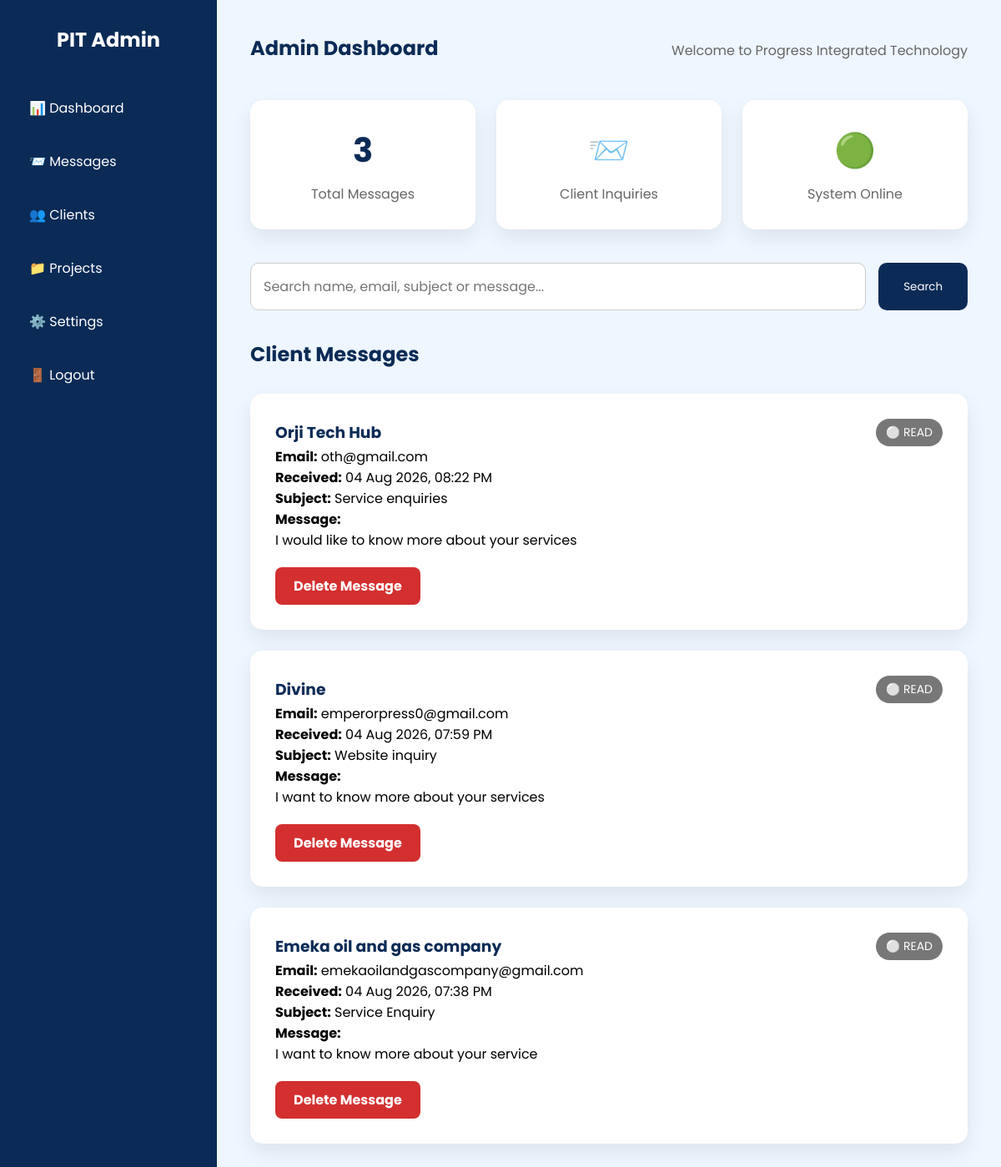
/admin (signed in), run on the app's committed database.
### tables this page shows
CREATE TABLE messages(

        id INTEGER PRIMARY KEY AUTOINCREMENT,

        name TEXT,

        email TEXT,

        subject TEXT,

        message TEXT,

        created_at TEXT

    , status TEXT DEFAULT 'new');

### app.py (the view)
@app.route("/admin")
def admin():
    if "admin" not in session:
        return redirect(url_for("admin_login"))
    search = request.args.get("search","")
    conn = sqlite3.connect("messages.db")
    cursor = conn.cursor()
    if search:
        cursor.execute("""
        SELECT * FROM messages

        WHERE name LIKE ?

        OR email LIKE ?

        OR subject LIKE ?

        OR message LIKE ?

        ORDER BY id DESC

        """,
        (
            f"%{search}%",
            f"%{search}%",
            f"%{search}%",
            f"%{search}%"
        ))
    else:
        cursor.execute("""
        SELECT * FROM messages
        ORDER BY id DESC
        """)
    messages = cursor.fetchall()
    cursor.execute("SELECT COUNT(*) FROM messages")
    total_messages = cursor.fetchone()[0]
    conn.close()
    return render_template(
        "admin.html",
        messages=messages,
        total_messages=total_messages,
        search=search
    )

### templates/admin.html (shortened to what this page needs)
<!DOCTYPE html>
<html lang="en">
<head>
    <link rel="stylesheet" href="{{ url_for('static', filename='css/style.css') }}">
</head>
<body>
<section class="admin-layout">
    <aside class="sidebar">
        <h2>PIT Admin</h2>
        <ul>
            <li><a href="/admin">📊 Dashboard</a></li>
            <li><a href="/admin">📨 Messages</a></li>
            <li><a href="#">👥 Clients</a></li>
            <li><a href="#">📁 Projects</a></li>
            <li><a href="#">⚙️ Settings</a></li>
            <li><a href="/logout">🚪 Logout</a></li>
        </ul>
    </aside>
    <main class="admin-content">
        <div class="admin-header">
            <h1>
                Admin Dashboard
            </h1>
            <p>
                Welcome to Progress Integrated Technology
            </p>
        </div>
        <div class="dashboard-stats">
            <div class="stat-box">
                <h2>{{ total_messages }}</h2>
                <p>Total Messages</p>
            </div>
            <div class="stat-box">
                <h2>📨</h2>
                <p>Client Inquiries</p>
            </div>
            <div class="stat-box">
                <h2>🟢</h2>
                <p>System Online</p>
            </div>
        </div>
        <form class="search-form" method="GET" action="/admin">
            <input
            type="text"
            name="search"
            placeholder="Search name, email, subject or message..."
            value="{{ search }}">
            <button type="submit">
                Search
            </button>
        </form>
        <h2 style="margin-bottom:30px; color:#0b2b56;">
            Client Messages
        </h2>
        <div class="messages-container">
        {% for message in messages %}
            <div class="message-card">
                <div class="message-title">
                    <h3>
                        {{ message[1] }}
                    </h3>
                    {% if message[6] == "new" %}
                        <span class="new-badge">
                            🟢 NEW
                        </span>
                    {% else %}
                        <span class="read-badge">
                            ⚪ READ
                        </span>
                    {% endif %}
                </div>
                <p>
                    <strong>Email:</strong>
                    {{ message[2] }}
                </p>
                <p>
                    <strong>Received:</strong>
                    {{ message[5] }}
                </p>
                <p>
                    <strong>Subject:</strong>
                    {{ message[3] }}
                </p>
                <p>
                    <strong>Message:</strong>
                </p>
                <p>
                    {{ message[4] }}
                </p>
                <a href="/delete-message/{{ message[0] }}"
                class="delete-btn"
                onclick="return confirm('Are you sure you want to delete this message?')">
                    Delete Message
                </a>
            </div>
        {% endfor %}
        </div>
    </main>
</section>
</body>
</html>

### static/css/style.css (style rules this page uses)
* { margin:0; padding:0; box-sizing:border-box; font-family:'Poppins',sans-serif; }
html { scroll-behavior:smooth; }
body { background:#071329; }
button, .cta-button { transition:.3s ease; }
.messages-container { display:grid; gap:25px; }
.message-card { background:white; padding:30px; border-radius:15px; box-shadow:0 10px 25px rgba(0,0,0,.08); }
.message-card h3 { color:#0b2b56; }
.admin-header { display:flex; justify-content:space-between; align-items:center; margin-bottom:40px; flex-wrap:wrap; gap:20px; }
.admin-header h1 { color:#0b2b56; margin-bottom:5px; }
.admin-header p { color:#666; }
.dashboard-stats { display:grid; grid-template-columns:repeat(auto-fit,minmax(220px,1fr)); gap:25px; margin-bottom:40px; }
.stat-box { background:white; padding:30px; border-radius:15px; text-align:center; box-shadow:0 10px 25px rgba(0,0,0,.08); }
.stat-box h2 { color:#0b2b56; font-size:40px; margin-bottom:10px; }
.stat-box p { color:#666; }
.delete-btn { display:inline-block; margin-top:20px; background:#d32f2f; color:white; text-decoration:none; padding:10px 22px; border-radius:8px; font-weight:bold; transition:.3s; }
.admin-layout { display:flex; min-height:100vh; background:#eef6ff; }
.sidebar { width:260px; background:#0b2b56; color:white; padding:30px 20px; }
.sidebar h2 { text-align:center; margin-bottom:40px; }
.sidebar ul { list-style:none; padding:0; }
.sidebar li { margin-bottom:15px; }
.sidebar a { color:white; text-decoration:none; display:block; padding:12px 15px; border-radius:10px; transition:.3s; }
.admin-content { flex:1; padding:40px; }
.search-form { display:flex; gap:15px; margin-bottom:35px; flex-wrap:wrap; }
.search-form input { flex:1; min-width:250px; padding:15px; border:1px solid #ccc; border-radius:10px; font-size:16px; }
.search-form button { padding:15px 30px; background:#0b2b56; color:white; border:none; border-radius:10px; cursor:pointer; }
.message-title { display:flex; justify-content:space-between; align-items:center; gap:15px; }
.read-badge { background:#777; color:white; padding:6px 12px; border-radius:20px; font-size:14px; }

### data on the page
messages: name "Orji Tech Hub", status "⚪ READ", email "oth@gmail.com", created_at "04 Aug 2026, 08:22 PM", subject "Service enquiries", message "I would like to know more about your services"
messages: name "Divine", status "⚪ READ", email "emperorpress0@gmail.com", created_at "04 Aug 2026, 07:59 PM", subject "Website inquiry", message "I want to know more about your services"
messages: name "Emeka oil and gas company", status "⚪ READ", email "emekaoilandgascompany@gmail.com", created_at "04 Aug 2026, 07:38 PM", subject "Service Enquiry", message "I want to know more about your service"

### other printed values
{{ total_messages }} "3"
